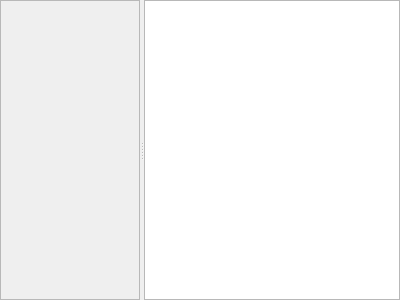
<?xml version="1.0" encoding="UTF-8"?>
<ui version="4.0">
 <class>UIcafbuildertab</class>
 <widget class="QWidget" name="UIcafbuildertab">
  <property name="geometry">
   <rect>
    <x>0</x>
    <y>0</y>
    <width>400</width>
    <height>300</height>
   </rect>
  </property>
  <property name="windowTitle">
   <string>Form</string>
  </property>
  <layout class="QGridLayout" name="gridLayout_2">
   <property name="leftMargin">
    <number>0</number>
   </property>
   <property name="topMargin">
    <number>0</number>
   </property>
   <property name="rightMargin">
    <number>0</number>
   </property>
   <property name="bottomMargin">
    <number>0</number>
   </property>
   <item row="0" column="0">
    <widget class="QSplitter" name="splitter">
     <property name="orientation">
      <enum>Qt::Horizontal</enum>
     </property>
     <widget class="QFrame" name="fr_panel">
      <property name="sizePolicy">
       <sizepolicy hsizetype="Preferred" vsizetype="Expanding">
        <horstretch>2</horstretch>
        <verstretch>0</verstretch>
       </sizepolicy>
      </property>
      <property name="frameShape">
       <enum>QFrame::StyledPanel</enum>
      </property>
      <property name="frameShadow">
       <enum>QFrame::Raised</enum>
      </property>
      <layout class="QGridLayout" name="gl_panel">
       <property name="leftMargin">
        <number>0</number>
       </property>
       <property name="topMargin">
        <number>0</number>
       </property>
       <property name="rightMargin">
        <number>0</number>
       </property>
       <property name="bottomMargin">
        <number>0</number>
       </property>
       <property name="spacing">
        <number>0</number>
       </property>
      </layout>
     </widget>
     <widget class="QWidget" name="widget" native="true">
      <property name="sizePolicy">
       <sizepolicy hsizetype="MinimumExpanding" vsizetype="Preferred">
        <horstretch>0</horstretch>
        <verstretch>0</verstretch>
       </sizepolicy>
      </property>
      <layout class="QGridLayout" name="gridLayout_3">
       <property name="leftMargin">
        <number>0</number>
       </property>
       <property name="topMargin">
        <number>0</number>
       </property>
       <property name="rightMargin">
        <number>0</number>
       </property>
       <property name="bottomMargin">
        <number>0</number>
       </property>
       <item row="0" column="0">
        <widget class="QListWidget" name="lw_lumps">
         <property name="sizePolicy">
          <sizepolicy hsizetype="Expanding" vsizetype="Expanding">
           <horstretch>4</horstretch>
           <verstretch>0</verstretch>
          </sizepolicy>
         </property>
        </widget>
       </item>
      </layout>
     </widget>
    </widget>
   </item>
  </layout>
 </widget>
 <resources/>
 <connections/>
</ui>
